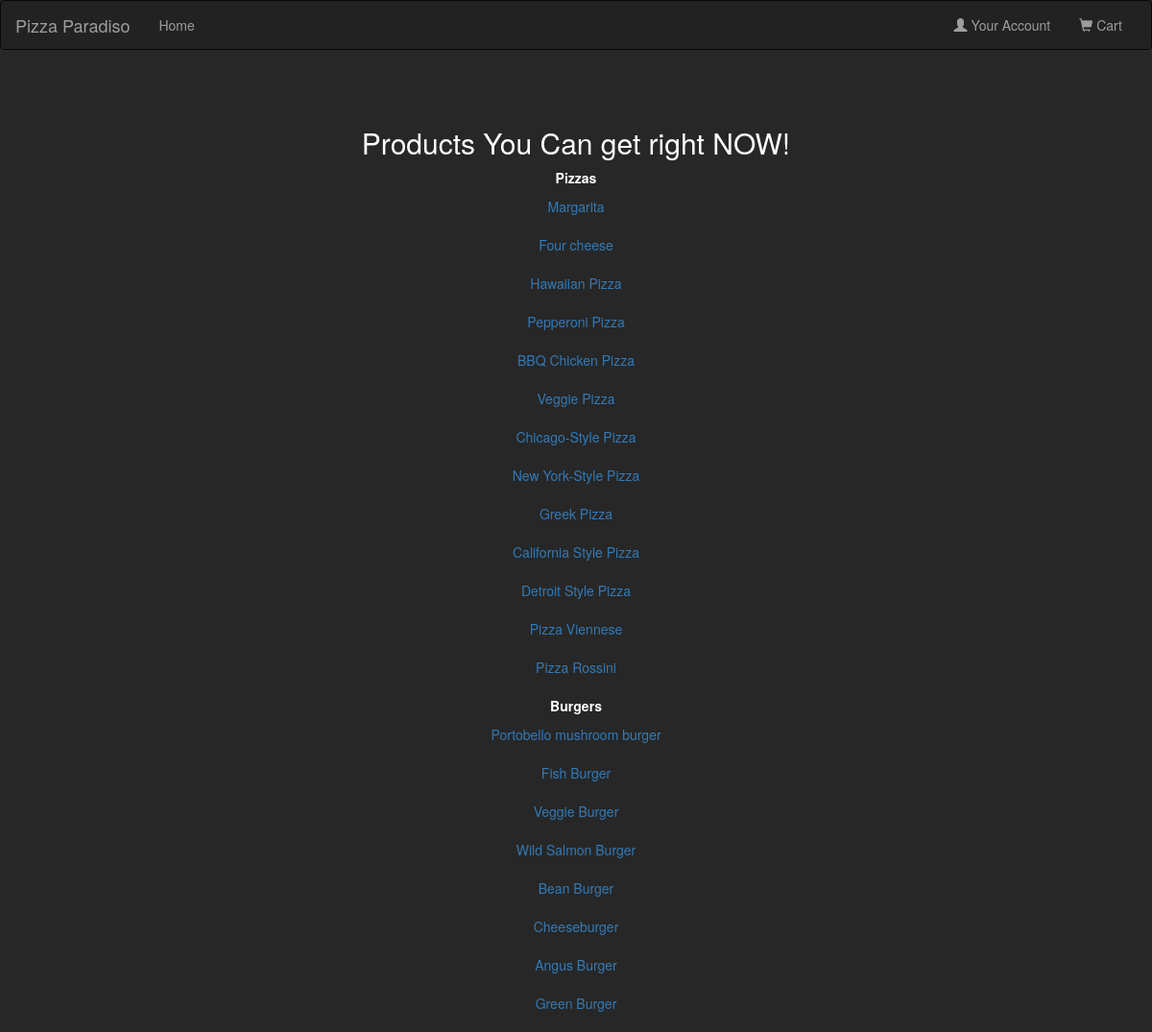
Page /our_products/ on the committed database.
### pizzas/models.py (models this page shows, shortened)
class Pizza(models.Model):
    name = models.CharField(max_length=50)
    price = models.PositiveIntegerField()
    score = models.FloatField()
    details = models.TextField(max_length=300)
    image = models.ImageField(null=True, blank=True)
    category = models.ForeignKey('DoughType', null=True,
                                 on_delete=models.PROTECT, verbose_name="Dough")

class Burger(models.Model):
    name = models.CharField(max_length=50)
    price = models.PositiveIntegerField()
    score = models.FloatField()
    details = models.TextField(max_length=500)
    category = models.ForeignKey(MeatRoast, null=True,
                                 on_delete=models.PROTECT, verbose_name="Meat_Roast_Level")
    image = models.ImageField(null=True, blank=True)

### pizzas/views.py (the view)
# urls.py: path('our_products/', our_products, name='all_products'),
def our_products(request):
    context = {
        'pizzas': Pizza.objects.all(),
        'burgers': Burger.objects.all()
    }
    return render(request, 'pizzas/all_products.html', context)

### cart/context_processors.py (called while the page is built)
def cart(request):
    return {'cart': Cart(request)}

### templates/pizzas/all_products.html (shortened to what this page needs)
<!DOCTYPE html>
<html lang="en">
<head>
    <link href="https://maxcdn.bootstrapcdn.com/bootstrap/3.4.1/css/bootstrap.min.css" rel="stylesheet">
    <link rel="stylesheet" href="https://maxcdn.bootstrapcdn.com/bootstrap/3.4.1/css/bootstrap.min.css">
</head>
<body style="background-color:#272727 ;text-align:center">
<nav class="navbar navbar-inverse">
    <div class="container-fluid">
        <div class="navbar-header">
            <a class="navbar-brand" href="#">Pizza Paradiso</a>
        </div>
        <div class="collapse navbar-collapse" id="myNavbar">
            <ul class="nav navbar-nav">
                <li><a href="{% url 'main_page'%}">Home</a></li>
            </ul>
            <ul class="nav navbar-nav navbar-right">
                <li><a href="#"><span class="glyphicon glyphicon-user"></span> Your Account</a></li>
                <li><a href="#"><span class="glyphicon glyphicon-shopping-cart"></span> Cart</a></li>
            </ul>
        </div>
    </div>
</nav>
<div class="container mt-3">
    <br></br>
    <h2 style="text-align: center; color: white;">Products You Can get right NOW!</h2>
    {% block content %}
    <p><b style="color: white;">Pizzas</b></p>
    {% for pizza in pizzas %}
    <a href="{% url 'pizza_detail' pizza.id %}">{{pizza.name}}</a><br></br>
    {% endfor %}
    <p><b style="color: white;">Burgers</b></p>
    {% for burger in burgers %}
    <a href="{% url 'burger_detail' burger.id %}">{{burger.name}}</a><br></br>
    {% endfor %}
    {% endblock content %}
</div>
</body>
</html>

### rows in the picture
Pizza: name "Margarita"
Pizza: name "Four cheese"
Pizza: name "Hawaiian Pizza"
Pizza: name "Pepperoni Pizza"
Pizza: name "BBQ Chicken Pizza"
Pizza: name "Veggie Pizza"
Pizza: name "Chicago-Style Pizza"
Pizza: name "New York-Style Pizza"
Pizza: name "Greek Pizza"
Pizza: name "California Style Pizza"
Pizza: name "Detroit Style Pizza"
Pizza: name "Pizza Viennese"
Pizza: name "Pizza Rossini"
Burger: name "Portobello mushroom burger"
Burger: name "Fish Burger"
Burger: name "Veggie Burger"
Burger: name "Wild Salmon Burger"
Burger: name "Bean Burger"
Burger: name "Cheeseburger"
Burger: name "Angus Burger"
Burger: name "Green Burger"
